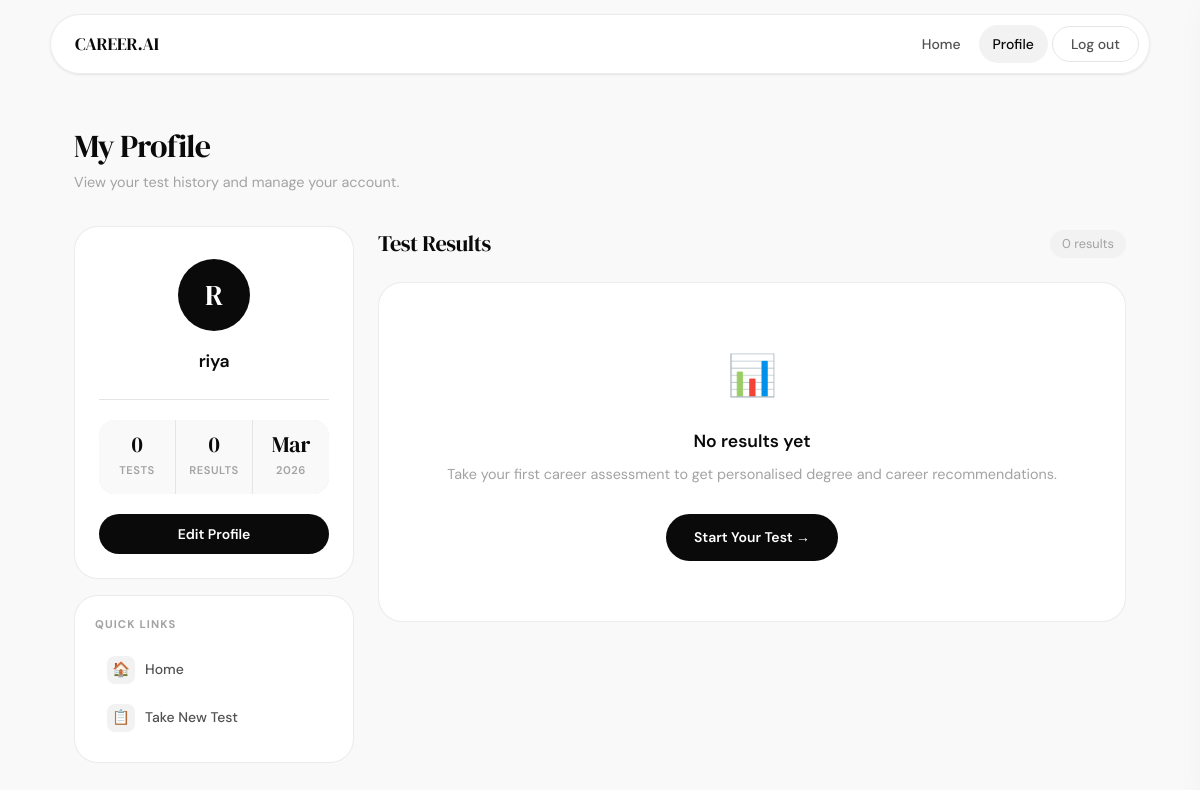
The app's page /profile/ (signed in), older data.
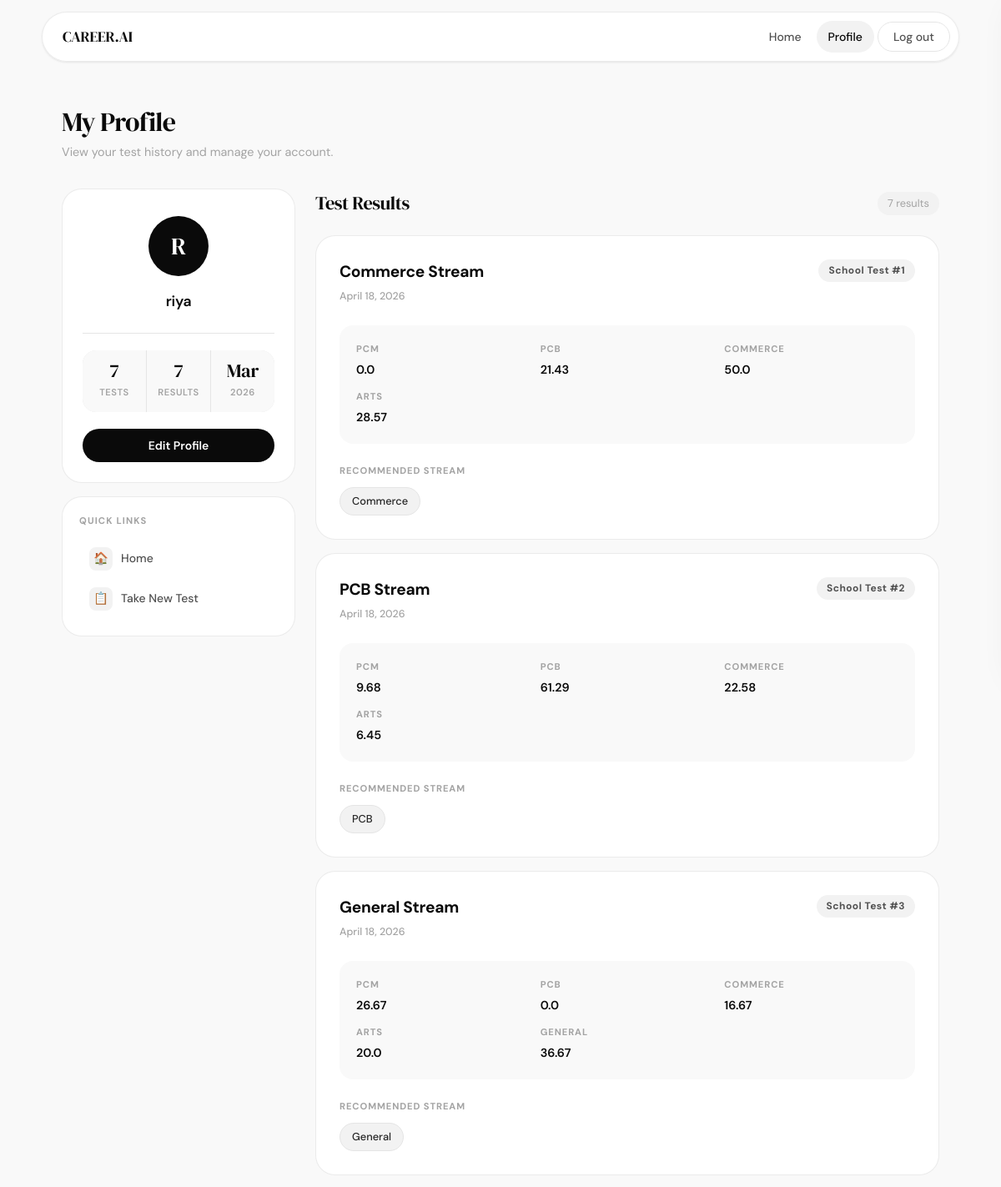
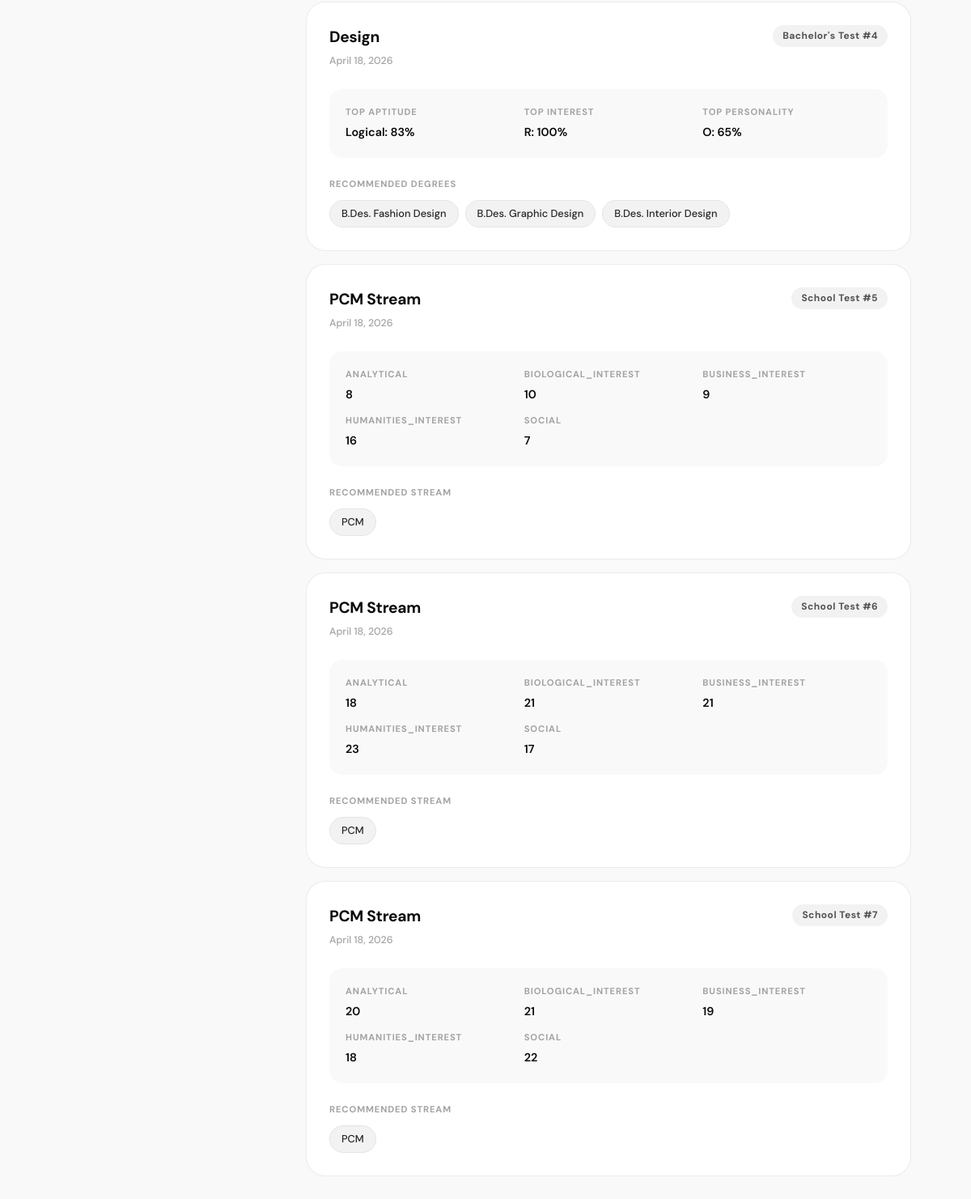
The same page, newer data (2 pictures, top to bottom).
### core/models.py (models this page shows, shortened)
class SchoolResult(models.Model):
    session = models.OneToOneField(TestSession, on_delete=models.CASCADE, related_name='school_result')
    trait_scores = models.JSONField(default=dict)
    mcq_score = models.IntegerField(default=0)  # Score out of 100
    mcq_percentage = models.FloatField(default=0.0)  # Percentage score
    recommended_stream = models.CharField(max_length=50)
    ai_guidance = models.JSONField(default=dict)
    created_at = models.DateTimeField(auto_now_add=True)

class TestSession(models.Model):
    user = models.ForeignKey(User, on_delete=models.CASCADE, null=True, blank=True)
    session_id = models.CharField(max_length=100, unique=True, default=uuid.uuid4)
    current_step = models.IntegerField(default=1)  # 1-4: aptitude, interest, personality, result
    is_completed = models.BooleanField(default=False)
    created_at = models.DateTimeField(auto_now_add=True)
    updated_at = models.DateTimeField(auto_now=True)

class Result(models.Model):
    session = models.OneToOneField(TestSession, on_delete=models.CASCADE, related_name='result')
    aptitude_scores = models.JSONField(default=dict)
    interest_scores = models.JSONField(default=dict)
    personality_scores = models.JSONField(default=dict)
    top_domain = models.CharField(max_length=50)
    recommended_degrees = models.JSONField(default=list)
    ai_guidance = models.JSONField(default=dict)
    created_at = models.DateTimeField(auto_now_add=True)

### core/views.py (the view, shortened to what this page needs)
# urls.py: path('profile/', views.ProfileView.as_view(), name='profile'),
@method_decorator(login_required, name='dispatch')
class ProfileView(View):
    def get(self, request):
        user = request.user
        sessions = TestSession.objects.filter(user=user).order_by('-created_at')
        results = []
        for session in sessions:
            if hasattr(session, 'result'):
                results.append({
                    'session_id': session.session_id,
                    'created_at': session.created_at,
                    'completed_at': session.updated_at,
                    'test_type': 'bachelors',
                    'top_domain': session.result.top_domain,
                    'recommended_degrees': session.result.recommended_degrees,
                    'aptitude_scores': session.result.aptitude_scores,
                    'interest_scores': session.result.interest_scores,
                    'personality_scores': session.result.personality_scores,
                    'ai_guidance': session.result.ai_guidance
                })
            elif hasattr(session, 'school_result'):
                results.append({
                    'session_id': session.session_id,
                    'created_at': session.created_at,
                    'completed_at': session.updated_at,
                    'test_type': 'school',
                    'recommended_stream': session.school_result.recommended_stream,
                    'trait_scores': session.school_result.trait_scores,
                    'ai_guidance': session.school_result.ai_guidance
                })
        context = {
            'user': user,
            'results': results,
            'total_tests': len(results)
        }
        return render(request, 'core/profile.html', context)

### core/templates/core/profile.html (shortened to what this page needs)
<!DOCTYPE html>
<html lang="en">
<head>
</head>
<body>
    <header class="header">
        <div class="header-container">
            <div class="logo">CAREER.AI</div>
            <nav class="nav-links">
                <a href="/">Home</a>
                <a href="/profile/" class="active">Profile</a>
                <button class="logout-btn" onclick="handleLogout()">Log out</button>
            </nav>
        </div>
    </header>
    <div class="page-wrap">
        <div class="page-heading">
            <h1>My Profile</h1>
            <p>View your test history and manage your account.</p>
        </div>
        <div class="profile-layout">
            <aside class="sidebar">
                <div class="card profile-card">
                    <div class="avatar" id="user-avatar">{{ user.first_name.0|default:user.username.0|upper }}</div>
                    <div class="profile-name" id="profile-name">{{ user.get_full_name|default:user.username }}</div>
                    <div class="divider"></div>
                    <div class="stats-grid" style="margin-bottom: 20px;">
                        <div class="stat-item">
                            <span class="stat-number">{{ total_tests }}</span>
                            <span class="stat-label">Tests</span>
                        </div>
                        <div class="stat-item">
                            <span class="stat-number">{{ results|length }}</span>
                            <span class="stat-label">Results</span>
                        </div>
                        <div class="stat-item">
                            <span class="stat-number">{{ user.date_joined|date:"M" }}</span>
                            <span class="stat-label">{{ user.date_joined|date:"Y" }}</span>
                        </div>
                    </div>
                    <button class="edit-profile-btn" onclick="openEditModal()">Edit Profile</button>
                </div>
                <div class="card quick-card">
                    <div class="quick-label">Quick Links</div>
                    <a href="/" class="quick-link">
                        <span class="quick-link-icon">🏠</span>
                        Home
                    </a>
                    <a href="/" class="quick-link">
                        <span class="quick-link-icon">📋</span>
                        Take New Test
                    </a>
                </div>
            </aside>
            <div class="results-col">
                <div class="results-header">
                    <h2>Test Results</h2>
                    <span class="results-count">{{ results|length }} result{% if results|length != 1 %}s{% endif %}</span>
                </div>
                {% if results %}
                    {% for result in results %}
                    <div class="result-card">
                        <div class="result-top">
                            <div class="result-domain-wrap">
                                {% if result.test_type == 'school' %}
                                    <div class="result-domain">{{ result.recommended_stream }} Stream</div>
                                {% else %}
                                    <div class="result-domain">{{ result.top_domain|title }}</div>
                                {% endif %}
                                <div class="result-date">{{ result.completed_at|date:"F d, Y" }}</div>
                            </div>
                            <span class="result-index-badge">
                                {% if result.test_type == 'school' %}
                                    School Test #{{ forloop.counter }}
                                {% else %}
                                    Bachelor's Test #{{ forloop.counter }}
                                {% endif %}
                            </span>
                        </div>
                        <div class="result-scores">
                            {% if result.test_type == 'school' %}
                                {% for trait, score in result.trait_scores.items %}
                                    <div class="score-category">
                                        <span class="score-label">{{ trait|title }}</span>
                                        <span class="score-value">{{ score }}</span>
                                    </div>
                                {% endfor %}
                            {% else %}
                                <div class="score-category">
                                    <span class="score-label">Top Aptitude</span>
                                    <span class="score-value">
                                        {% for trait, score in result.aptitude_scores.items %}
                                            {% if forloop.counter0 == 0 %}{{ trait|title }}: {{ score|floatformat:0 }}%{% endif %}
                                        {% endfor %}
                                    </span>
                                </div>
                                <div class="score-category">
                                    <span class="score-label">Top Interest</span>
                                    <span class="score-value">
                                        {% for trait, score in result.interest_scores.items %}
                                            {% if forloop.counter0 == 0 %}{{ trait }}: {{ score|floatformat:0 }}%{% endif %}
                                        {% endfor %}
                                    </span>
                                </div>
                                <div class="score-category">
                                    <span class="score-label">Top Personality</span>
                                    <span class="score-value">
                                        {% for trait, score in result.personality_scores.items %}
                                            {% if forloop.counter0 == 0 %}{{ trait }}: {{ score|floatformat:0 }}%{% endif %}
                                        {% endfor %}
                                    </span>
                                </div>
                            {% endif %}
                        </div>
                        {% if result.test_type == 'school' %}
                            <div class="recommended-degrees">
                                <div class="degrees-title">Recommended Stream</div>
                                <div class="degree-tags">
                                    <span class="degree-tag">{{ result.recommended_stream }}</span>
                                </div>
                            </div>
                        {% else %}
                            <div class="recommended-degrees">
                                <div class="degrees-title">Recommended Degrees</div>
                                <div class="degree-tags">
                                    {% for degree in result.recommended_degrees %}
                                        <span class="degree-tag">{{ degree }}</span>
                                    {% endfor %}
                                </div>
                            </div>
                        {% endif %}
                    </div>
                    {% endfor %}
                {% else %}
                    <div class="no-results-card">
                        <span class="no-results-icon">📊</span>
                        <h3>No results yet</h3>
                        <p>Take your first career assessment to get personalised degree and career recommendations.</p>
                        <a href="/" class="no-results-btn">
                            Start Your Test →
                        </a>
                    </div>
                {% endif %}
            </div>
        </div>
    </div>
</body>
</html>

Row changes from the older to the newer data that the page shows:
added SchoolResult: recommended_stream "Commerce", recommended_stream "Commerce"
added TestSession: completed_at "April 18, 2026"
added SchoolResult: recommended_stream "PCB", recommended_stream "PCB"
added TestSession: completed_at "April 18, 2026"
added SchoolResult: recommended_stream "General", recommended_stream "General"
added TestSession: completed_at "April 18, 2026"
added Result: top_domain "Design"
added TestSession: completed_at "April 18, 2026"
added SchoolResult: recommended_stream "PCM", recommended_stream "PCM"
added TestSession: completed_at "April 18, 2026"
added SchoolResult: recommended_stream "PCM", recommended_stream "PCM"
added TestSession: completed_at "April 18, 2026"
added SchoolResult: recommended_stream "PCM", recommended_stream "PCM"
added TestSession: completed_at "April 18, 2026"
Text that changed along with them:
{{ total_tests }}: "0" → "7"
{{ results|length }}: "0" → "7"
new list line: "Stream School Test # 1 PCM 0.0 PCB 21.43 COMMERCE 50.0 ARTS 28.57 RECOMMENDED STREAM"
new list line: "Stream School Test # 2 PCM 9.68 PCB 61.29 COMMERCE 22.58 ARTS 6.45 RECOMMENDED STREAM"
new list line: "Stream School Test # 3 PCM 26.67 PCB 0.0 COMMERCE 16.67 ARTS 20.0 GENERAL 36.67 RECOMMENDED STREAM"
new list line: "Bachelor's Test # 4 TOP APTITUDE Logical : 83 % TOP INTEREST R : 100 % TOP PERSONALITY O : 65 % RECOMMENDED DEGREES B.Des. Fashion Design B.Des. Graphic Design B.Des. Interior Design"
new list line: "Stream School Test # 5 ANALYTICAL 8 BIOLOGICAL_INTEREST 10 BUSINESS_INTEREST 9 HUMANITIES_INTEREST 16 SOCIAL 7 RECOMMENDED STREAM"
new list line: "Stream School Test # 6 ANALYTICAL 18 BIOLOGICAL_INTEREST 21 BUSINESS_INTEREST 21 HUMANITIES_INTEREST 23 SOCIAL 17 RECOMMENDED STREAM"
new list line: "Stream School Test # 7 ANALYTICAL 20 BIOLOGICAL_INTEREST 21 BUSINESS_INTEREST 19 HUMANITIES_INTEREST 18 SOCIAL 22 RECOMMENDED STREAM"
text no longer shown: "📊 No results yet Take your first career assessment to get personalised degree and career recommendations. Start Your Test →"
